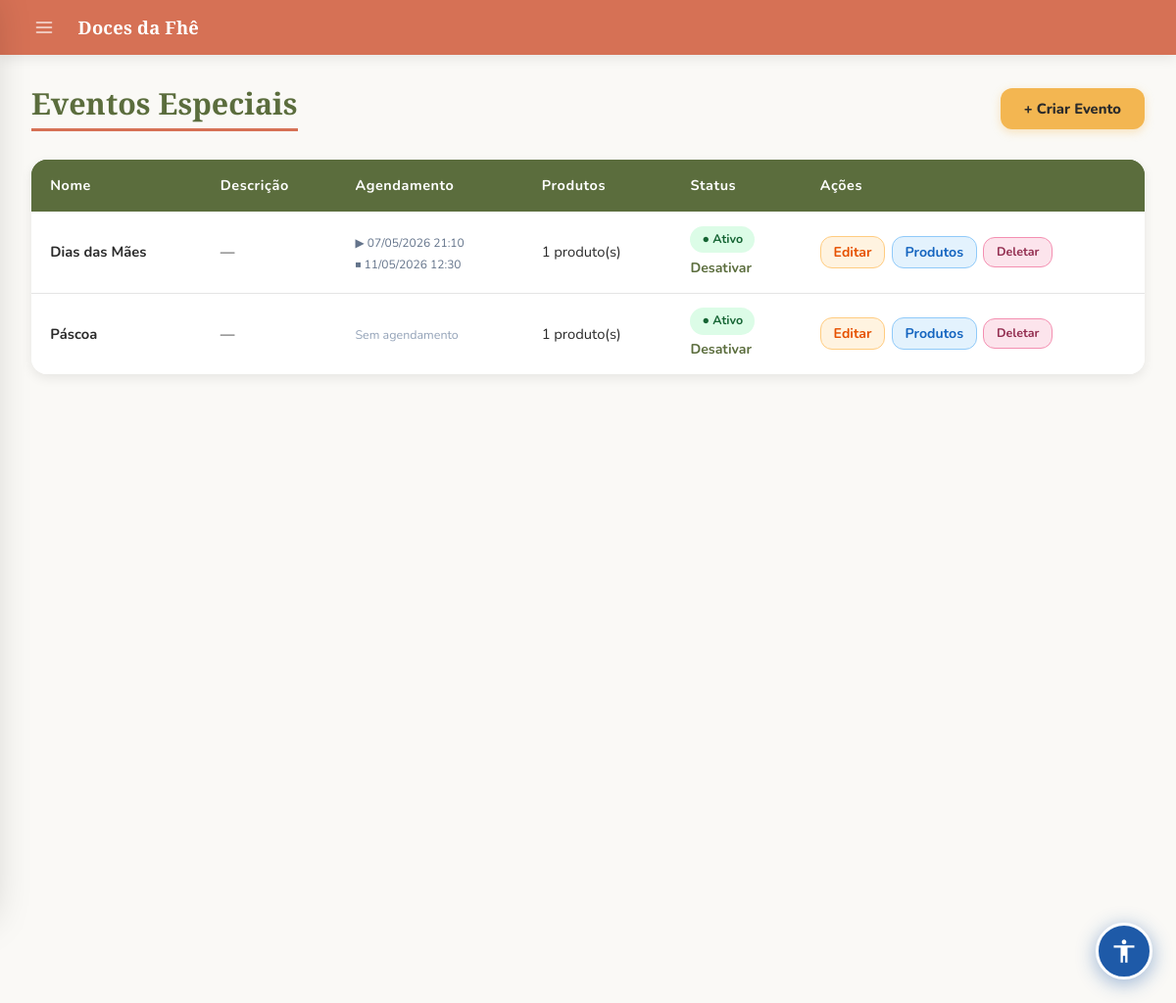
The app's page /special/eventos (signed in), older data.
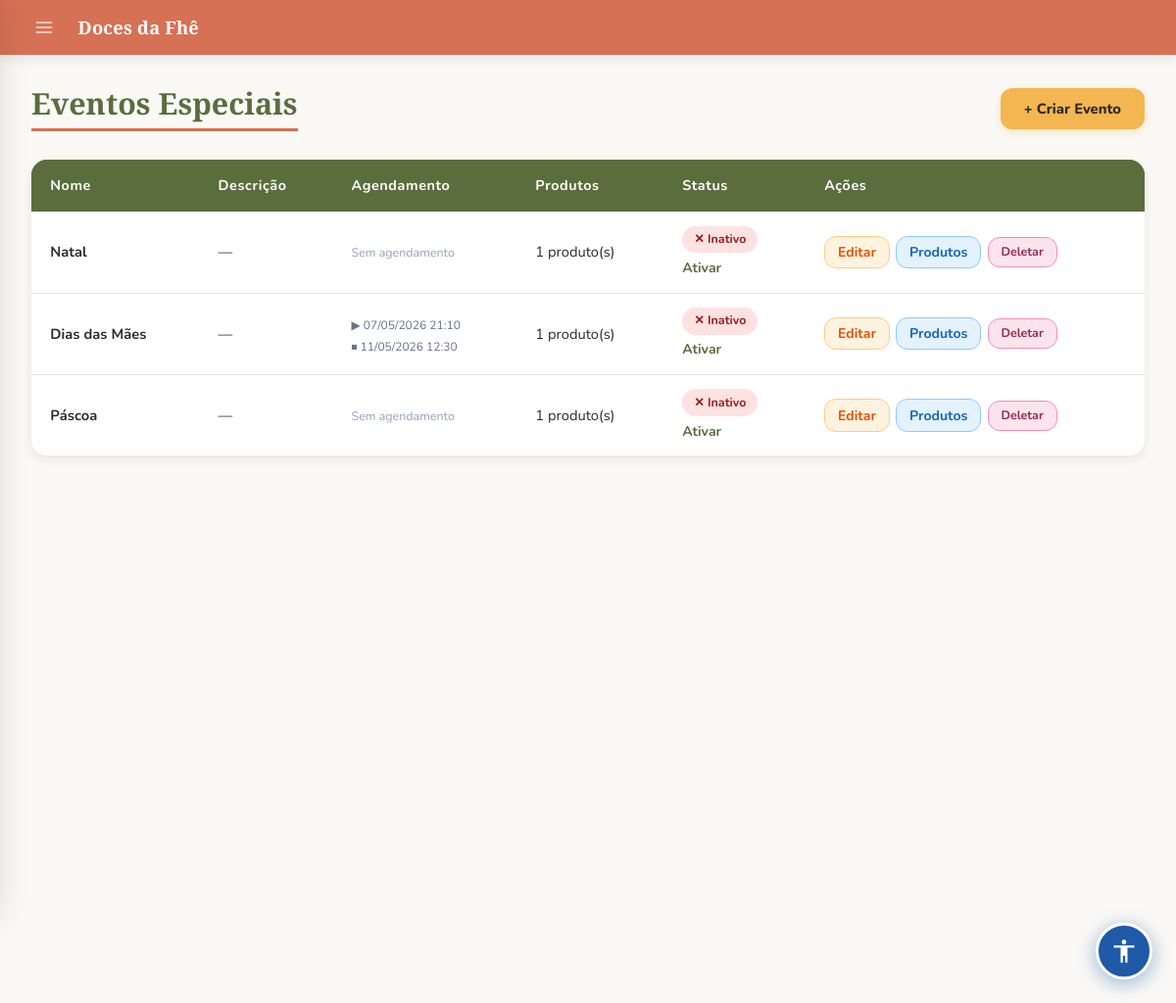
The same page, newer data.
### models.py (models this page shows, shortened)
class EventoEspecial(db.Model):
    __tablename__ = "eventos_especiais"
    id          = db.Column(db.Integer, primary_key=True)
    nome        = db.Column(db.String(100), nullable=False, unique=True)
    descricao   = db.Column(db.String(300), nullable=True)
    ativo       = db.Column(db.Boolean, default=True)
    data_inicio = db.Column(db.DateTime, nullable=True)  # None = sem restrição de início
    data_fim    = db.Column(db.DateTime, nullable=True)  # None = sem restrição de fim
    created_at  = db.Column(db.DateTime, default=datetime.utcnow)
    produtos = db.relationship('ProdutoEspecial', backref='evento', lazy=True, cascade='all, delete-orphan')
    @property
    def status_agendamento(self):
        if not self.ativo:
            return 'inativo'
        agora = datetime.now()
        if self.data_inicio and agora < self.data_inicio:
            return 'programado'
        if self.data_fim and agora > self.data_fim:
            return 'encerrado'
        return 'ativo'

### app.py (the view)
@app.route('/special/eventos')
@login_required
@admin_required
def listar_eventos():
    eventos = EventoEspecial.query.order_by(EventoEspecial.created_at.desc()).all()
    return render_template('special/eventos.html', eventos=eventos)

### app.py (called while the page is built)
def admin_required(f):
    @wraps(f)
    def decorated_function(*args, **kwargs):
        if not current_user.is_authenticated or not current_user.is_admin:
            flash("Acesso negado. São necessárias permissões de administrador.", "error")
            return redirect(url_for('dashboard'))
        return f(*args, **kwargs)
    return decorated_function

@login_manager.user_loader
def load_user(user_id):
    return User.query.get(int(user_id))

@app.context_processor
def inject_globals():
    if current_user.is_authenticated:
        total_itens = db.session.query(
            db.func.sum(CarrinhoItem.quantidade)
        ).filter_by(user_id=current_user.id).scalar() or 0
    else:
        total_itens = 0
    site_config = SiteConfig.query.first()
    return dict(carrinho_total=total_itens, site_config=site_config)

### templates/special/eventos.html (shortened to what this page needs)
{% extends "admin/base.html" %}
{% block styles %}
<link rel="stylesheet" href="{{ url_for('static', filename='admin.css') }}">
{% endblock %}
{% block content %}
<div class="evento-header">
  <div class="evento-titulo">
    <h2>Eventos Especiais</h2>
  </div>
  <div class="evento-acoes">
    <a href="{{ url_for('criar_evento') }}" class="btn-primary">+ Criar Evento</a>
  </div>
</div>
{% if eventos %}
<table cellpadding="10">
  <thead>
    <tr>
      <th>Nome</th>
      <th>Descrição</th>
      <th>Agendamento</th>
      <th>Produtos</th>
      <th>Status</th>
      <th>Ações</th>
    </tr>
  </thead>
  <tbody>
    {% for evento in eventos %}
    {% set st = evento.status_agendamento %}
    <tr>
      <td><strong>{{ evento.nome }}</strong></td>
      <td>{{ evento.descricao[:50] ~ '…' if evento.descricao and evento.descricao|length > 50 else (evento.descricao or '—') }}</td>
      <td>
        {% if evento.data_inicio or evento.data_fim %}
          <div class="ev-agenda-info">
            {% if evento.data_inicio %}▶ {{ evento.data_inicio.strftime('%d/%m/%Y %H:%M') }}{% else %}▶ Agora{% endif %}
          </div>
          <div class="ev-agenda-info">
            {% if evento.data_fim %}⏹ {{ evento.data_fim.strftime('%d/%m/%Y %H:%M') }}{% else %}⏹ Sem fim{% endif %}
          </div>
        {% else %}
          <span style="color:#94a3b8; font-size:.78rem;">Sem agendamento</span>
        {% endif %}
      </td>
      <td>{{ evento.produtos | length }} produto(s)</td>
      <td>
        {% if st == 'ativo' %}
          <span class="ev-status ativo">● Ativo</span>
        {% elif st == 'programado' %}
          <span class="ev-status programado">⏰ Programado</span>
        {% elif st == 'encerrado' %}
          <span class="ev-status encerrado">✓ Encerrado</span>
        {% else %}
          <span class="ev-status inativo">✕ Inativo</span>
        {% endif %}
        <br>
        <a href="{{ url_for('toggle_evento_ativo', id=evento.id) }}"
           style="font-size:.72rem; color:#5B6D3D; text-decoration:underline; margin-top:.3rem; display:inline-block;">
          {{ 'Desativar' if evento.ativo else 'Ativar' }}
        </a>
      </td>
      <td>
        <div class="acoes-wrap">
          <a href="{{ url_for('editar_evento', id=evento.id) }}" class="btn-acao btn-toggle">Editar</a>
          <a href="{{ url_for('listar_produtos_especiais', evento_id=evento.id) }}" class="btn-acao btn-editar">Produtos</a>
          <form method="POST" action="{{ url_for('deletar_evento', id=evento.id) }}" style="display:inline;"
                onsubmit="return confirm('Deletar o evento {{ evento.nome }}? Todos os produtos vinculados serão removidos.')">
            <button type="submit" class="btn-acao btn-deletar">Deletar</button>
          </form>
        </div>
      </td>
    </tr>
    {% endfor %}
  </tbody>
</table>
{% else %}
  <p style="color:#64748b; margin-top:1.5rem;">Nenhum evento criado ainda. Clique em <strong>+ Criar Evento</strong> para começar.</p>
{% endif %}
{% endblock %}

Row changes from the older to the newer data that the page shows:
added EventoEspecial: nome "Natal", descricao "—", shows "Sem agendamento", produtos|length "1", shows "✕ Inativo", ativo "Ativar"
changed EventoEspecial "Dias das Mães": ativo "Desativar" → "Ativar"; text "● Ativo" → "✕ Inativo"
changed EventoEspecial "Páscoa": ativo "Desativar" → "Ativar"; text "● Ativo" → "✕ Inativo"
